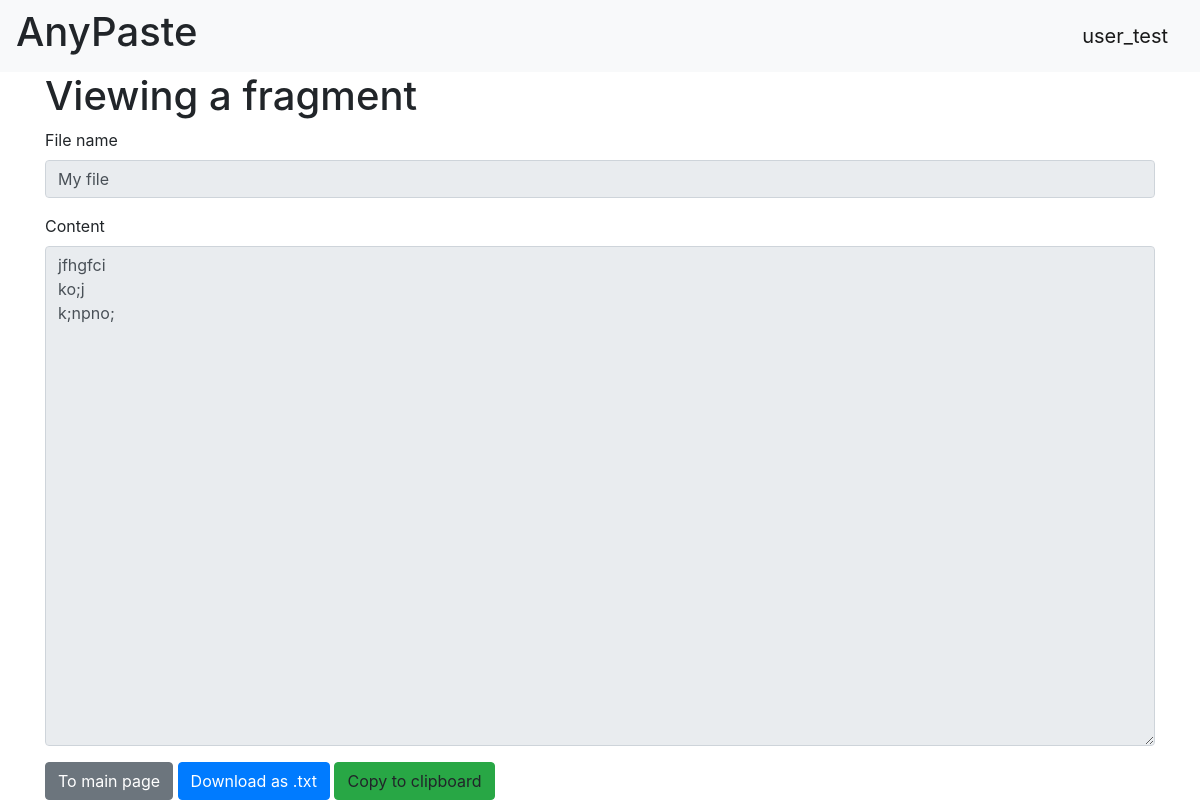
The page /fragments/fe3f7c2c-6741-4222-b9f5-a711e54bc54a (signed in) on the database its author committed.
### db/models/users.py (models this page shows, shortened)
class User(SqlAlchemyBase, UserMixin):
    __tablename__ = 'users'
    id = Column(Integer, primary_key=True)
    username = Column(String, nullable=False)
    hashed_password = Column(String, nullable=False)
    email = Column(String, nullable=False, unique=True)
    fragments = relationship("Fragment", back_populates="user")

### db/models/fragments.py (models this page shows)
class Fragment(SqlAlchemyBase):
    __tablename__ = 'fragments'
    id = Column(String(32), primary_key=True)  # UUID - сгенерированная HEX строка обеспечивающая неповторимость ID
    user_id = Column(Integer, ForeignKey('users.id'), nullable=False)
    filename = Column(String, nullable=False)  # Имя для отображения в списке фрагментов на сайте
    content = Column(TEXT, nullable=False)  # содержимое файла
    created_at = Column(DateTime, default=datetime.now())
    user = relationship("User", back_populates="fragments")

### web/blueprints/fragment.py (the view)
@fragment_bp.route('/fragments/<fragment_id>', methods=['GET'])
def get_fragment(fragment_id):
    session = create_session()
    fragment = session.get(Fragment, fragment_id)
    session.close()
    if fragment:
        return render_template('fragment.html', fragment=fragment)
    return make_response({'error': 'No fragments found'}, 404)

### db/session_factory.py (called while the page is built)
def create_session() -> Session:
    global __factory
    return __factory()

### main.py (called while the page is built)
@login_manager.user_loader
def load_user(user_id):
    session = create_session()
    return session.get(User, user_id)

### templates/fragment.html (shortened to what this page needs)
{% extends "base.html" %}
{% block content %}
    <h1>Viewing a fragment</h1>
    <div class="mb-3">
        <label class="form-label">File name</label>
        <input type="text" class="form-control" value="{{ fragment.filename }}" readonly>
    </div>
    <div class="mb-3">
        <label class="form-label">Content</label>
        <textarea class="form-control" rows="20" style="width: 100%; min-height: 500px;" readonly>{{ fragment.content }}</textarea>
    </div>
    <a class="btn btn-secondary" href="/">To main page</a>
    <a class="btn btn-primary" href="/fragments/download/{{ fragment.id }}">Download as .txt</a>
    <a class="btn btn-success" onclick="copyText()">Copy to clipboard</a>
{% endblock %}

### templates/base.html (shortened to what this page needs)
<!doctype html>
<html lang="en">
<head>
    <link rel="stylesheet"
          href="https://stackpath.bootstrapcdn.com/bootstrap/4.4.1/css/bootstrap.min.css"
>
</head>
<body>
<header>
    <nav class="navbar navbar-light bg-light">
        <h1>AnyPaste</h1>
        {% if current_user and current_user.is_authenticated %}
        <a class="navbar-brand" href="/logout">{{ current_user.username }}</a>
        {% else %}
        <p>
        <a class="btn btn-primary " href="/register">Зарегистрироваться</a>
        <a class="btn btn-success" href="/login">Войти</a>
        </p>
        {% endif %}
    </nav>
</header>
<main role="main" class="container">
    {% block content %}{% endblock %}
</main>
</body>
</html>

### rows shown on the page
User: username "user_test"
Fragment: filename "My file", content "jfhgfci ko;j k;npno;"
